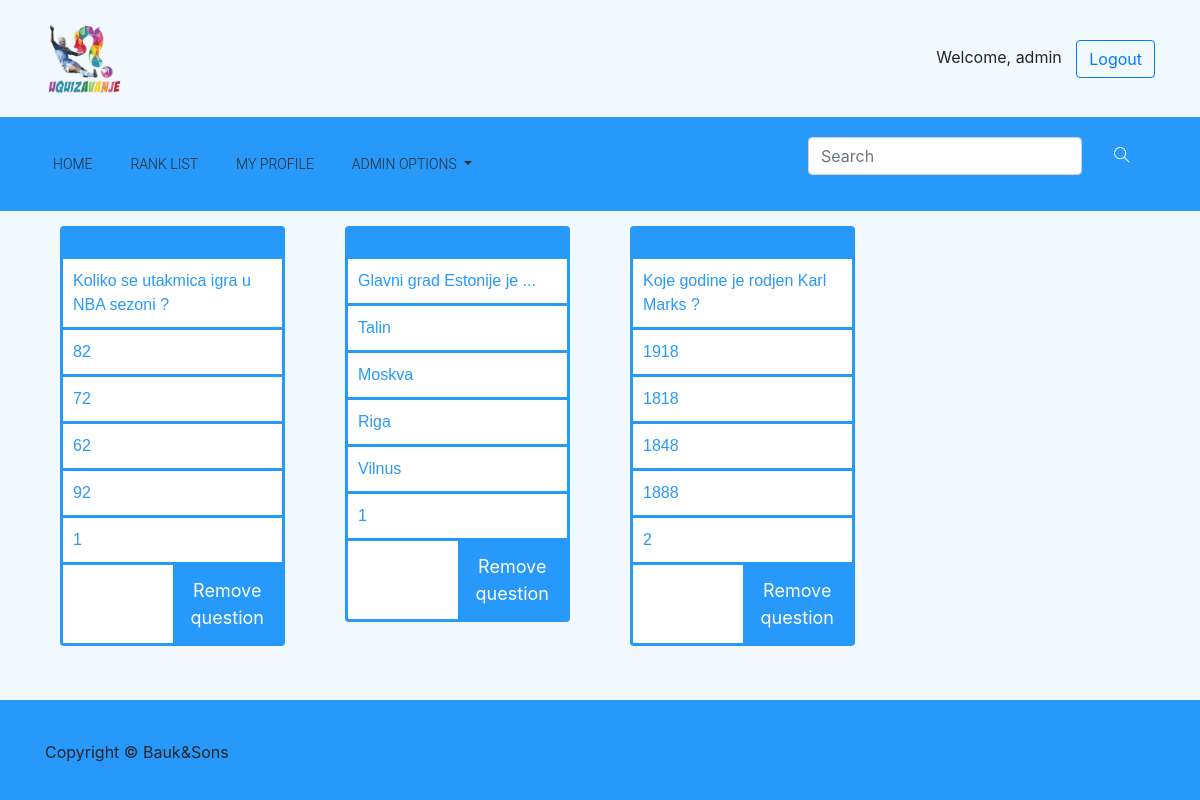
Page /admin_question_overview/ (signed in) on the earlier database version.
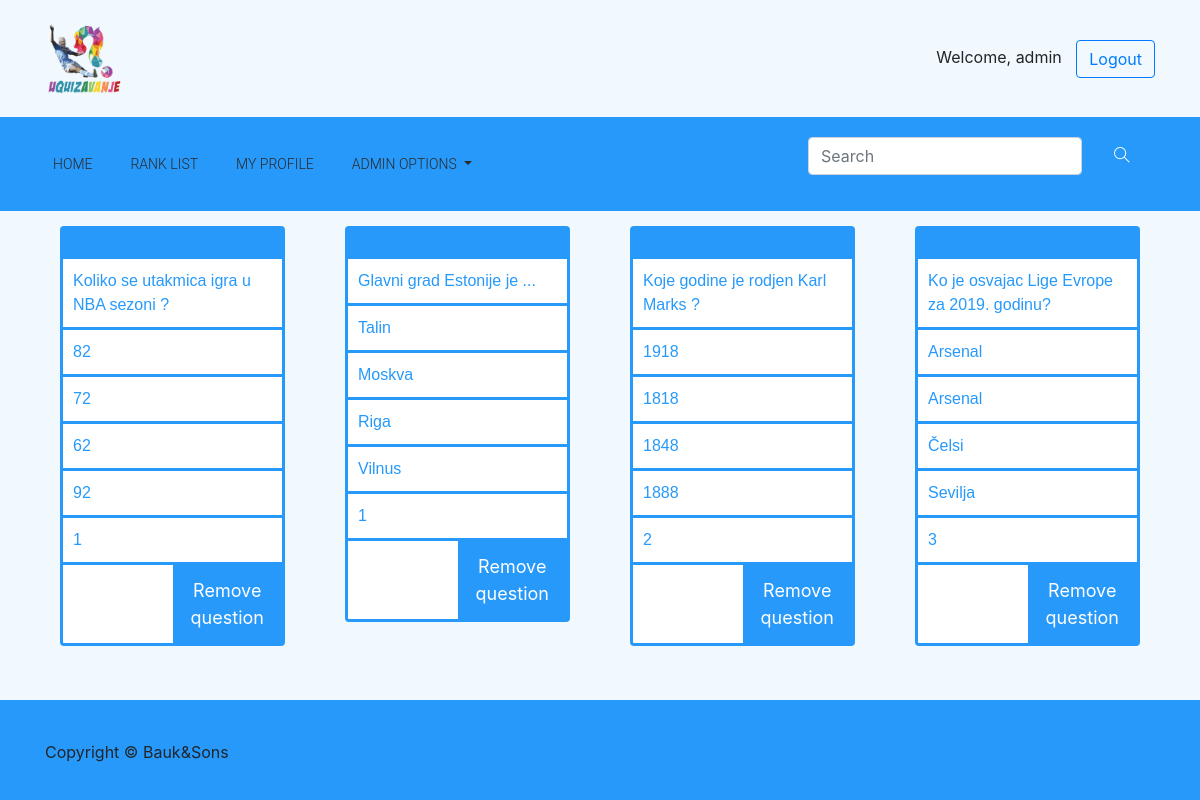
Same page on the later database version.
### quiz/models.py (models this page shows, shortened)
class Question(models.Model):
    question = models.TextField(max_length = 100)
    is_valid = models.BooleanField(default = False)
    answer_one = models.TextField(max_length = 20)
    answer_two = models.TextField(max_length = 20)
    answer_three = models.TextField(max_length = 20)
    answer_four = models.TextField(max_length = 20)
    correct = models.IntegerField()
    category = models.ForeignKey(Category, on_delete=models.DO_NOTHING)
    def get_all_questions():
        return Question.objects.all()

### quiz/views.py (the view)
# urls.py: url(r'^admin_question_overview/$',   views.admin_question_overview,      name = 'admin_question_overview'),
def admin_question_overview(request):
    user = request.user
    if user.is_superuser:
        questions = Question.get_all_questions()
        context = {
            'questions' : questions
        }
        return render(request, 'quiz/list_all_questions.html', context)
    return redirect('/home')

### quiz/models.py (called while the page is built)
    def moderator(self):
        return self.is_moderator

    def is_senior(self):
        return self.level >= 10

### quiz/templates/quiz/list_all_questions.html (shortened to what this page needs)
{% extends "quiz/base.html" %}
{% block content %}
<div class="container">
    <div class="row">
        {% for question in questions %}
        <div class="col-md-3">
            <div class="card">
                <div class="card_header">
                </div>
                <div class="question_card">
                    <p>{{question.question}}</p>
                    <p>{{question.answer_one}}</p>
                    <p>{{question.answer_two}}</p>
                    <p>{{question.answer_three}}</p>
                    <p>{{question.answer_four}}</p>
                    <p>{{question.correct}}</p>
                </div>
                <span>
                    <form method='GET' action="/admin_remove_question/">
                        <p class="button_p">
                            <button type="submit" class="remove_button">Remove question</button>
                        </p>
                    </form>
                </span>
            </div>
        </div>
        {% endfor %}
    </div>
</div>
{% endblock content %}

Differences in the rows shown:
added Question: question "Ko je osvajac Lige Evrope za 2019. godinu?", answer_one "Arsenal", answer_two "Arsenal", answer_three "Čelsi", answer_four "Sevilja", correct "3"
